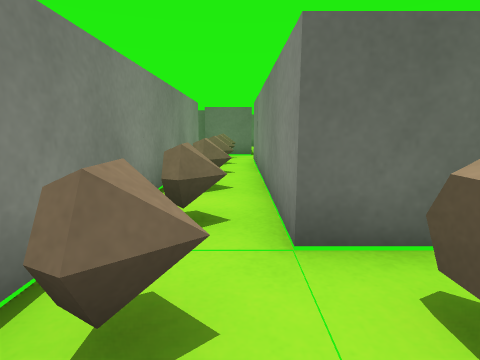
View 1 (above)

19 first-person views from a walk through a 3-D level made in the Unity game engine. The camera is 0.55 m above the floor, tilts 10° down and sees 80° across. The floor is counted in squares, 0.5 m on a side. Each view is taken from the middle of a square. On the plan, view 1 faces up. The plan holds only what a view shows up to about 12 squares ahead; the rest is blank. The place goes on beyond the plan. The player character is not drawn. Some surface patterns are stand-ins.

View 2
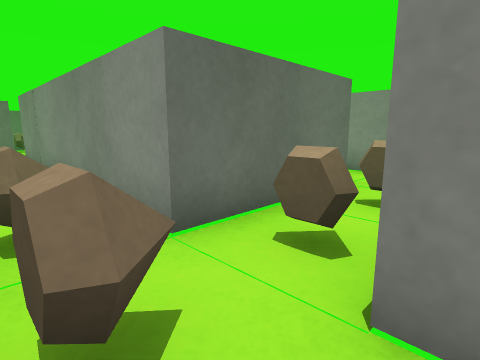

View 3
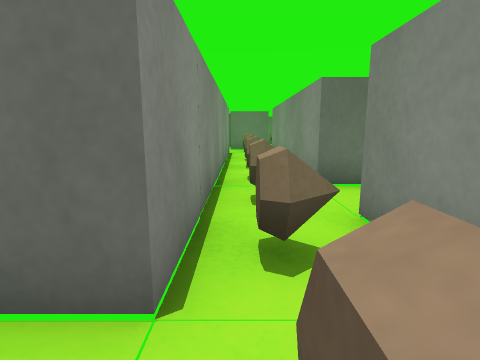

View 4
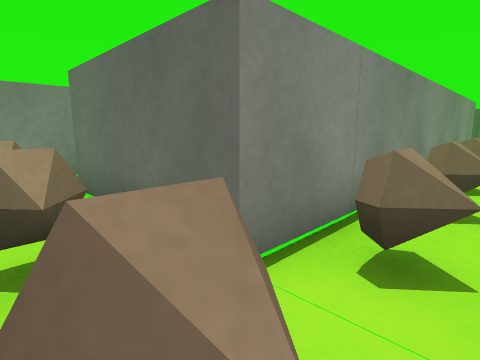

View 5
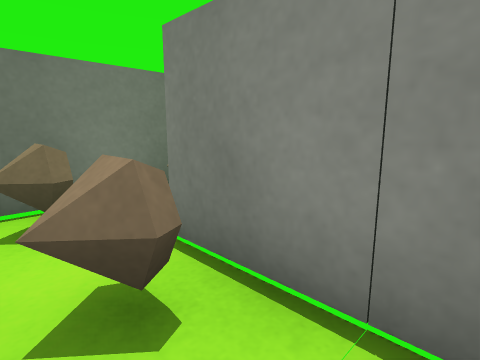

View 6
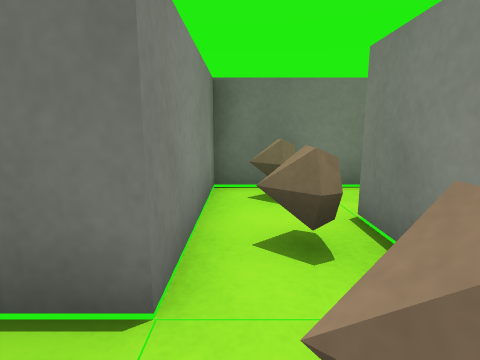

View 7
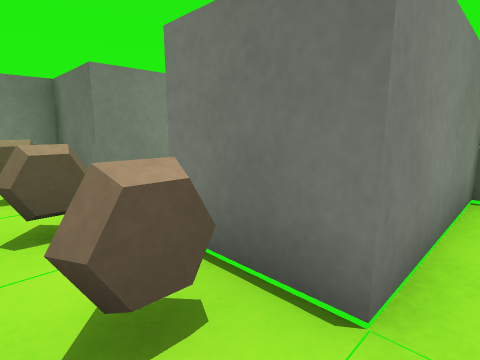

View 8
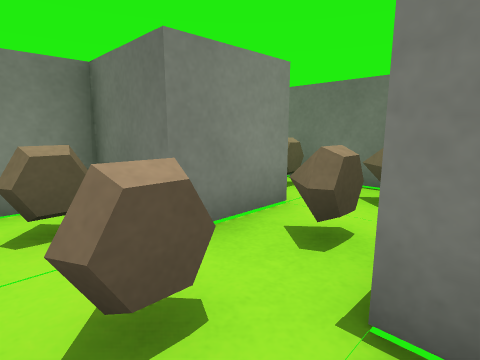

View 9
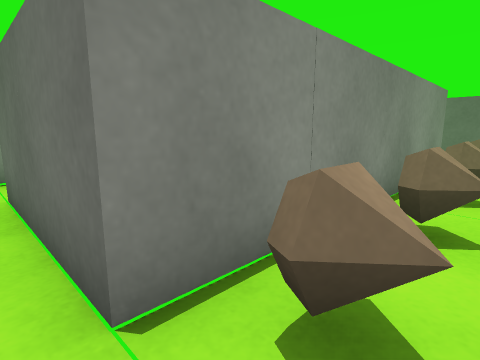

View 10
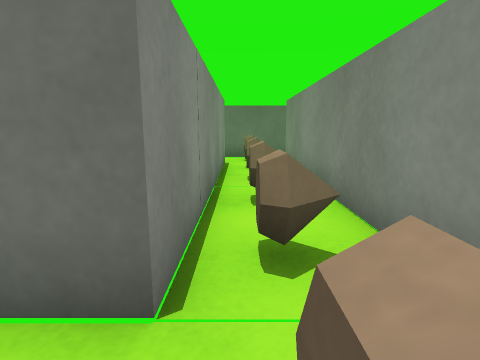

View 11
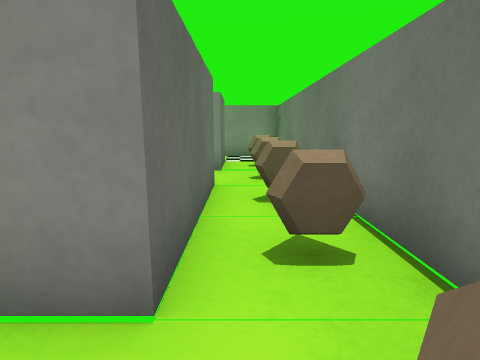

View 12
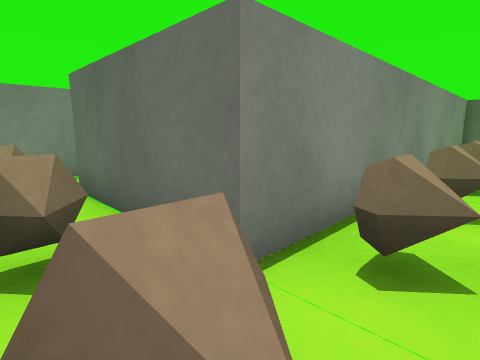

View 13
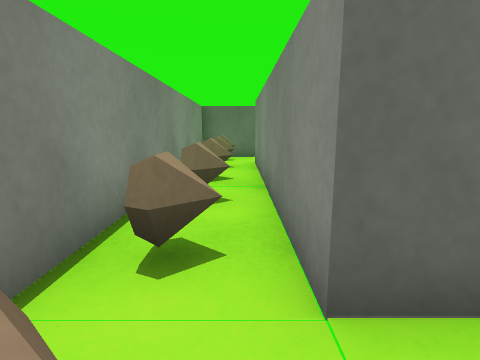

View 14
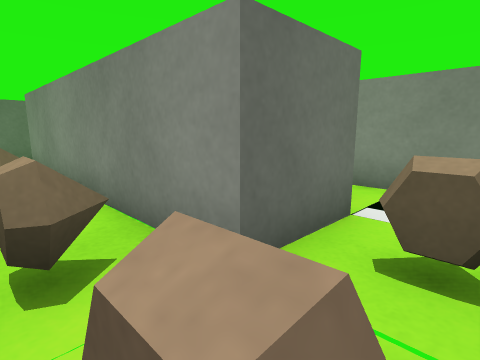

View 15
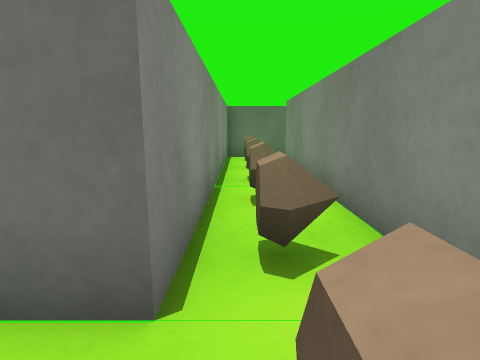

View 16
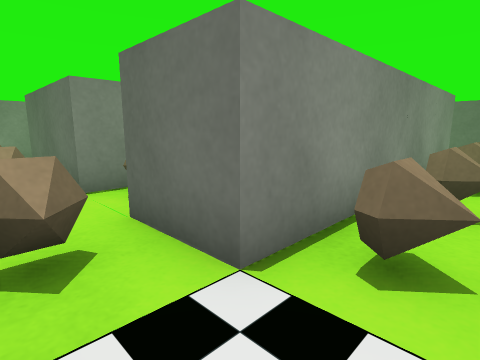

View 17
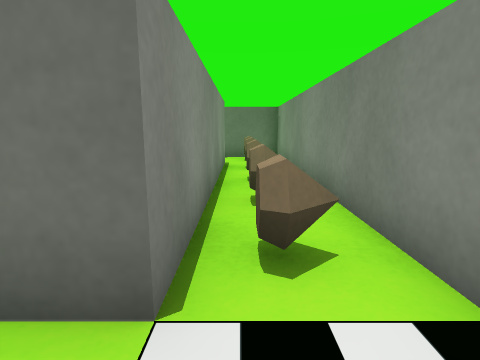

View 18
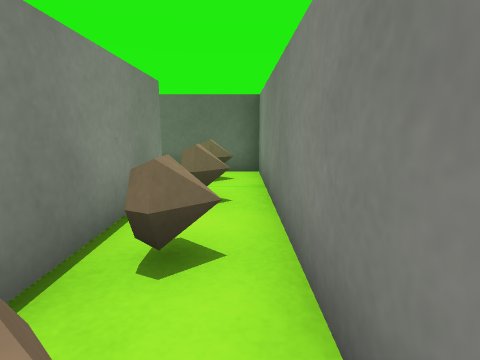

View 19
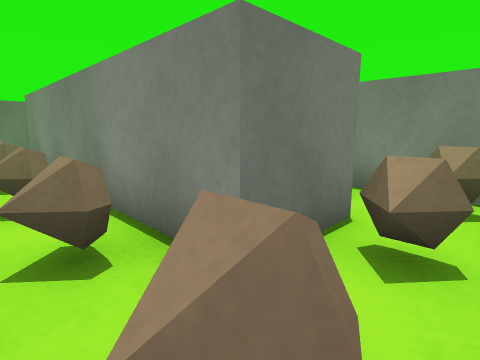

### Floor plan
Points are (right, up) in squares from view 1. A wall is a line through its corners. A room is listed if a view was taken in it or the views show most of it. See-through windows are left out.
Room 1 (views 1, 2, 3, 4)
walls: (-2.8, -3.5) (0.5, -3.5) (0.5, 0.5); (-1.5, 0.5) (-1.5, -1.5) (-4.5, -1.5)
ways out: opening at (-0.5, -0.5) to room 2
Room 2 (views 5, 6, 7, 8)
walls: (2.5, 2.5) (0.5, 2.5) (0.5, 10.5); (0.5, 0.5) (2.6, 0.5); (-1.5, 10.5) (-1.5, 0.5)
low walls: (-0.1, 11.4) (-0.6, 11)
ways out: opening at (-0.5, -0.5) to room 1; opening at (1.5, 1.5) to room 3
Room 3 (views 9, 10)
walls: (4.5, -1.5) (4.5, 0.5) (6.5, 0.5) (6.5, 10.5); (4.5, 10.5) (4.5, 2.5) (2.5, 2.5)
ways out: opening at (1.5, 1.5) to room 2; opening at (3.5, -0.5) to room 4
Room 4 (views 11, 12, 13, 14, 15)
walls: (12.5, -1.5) (10.5, -1.5) (10.5, 6.5) (12.5, 6.5); (2.5, -0.9) (2.5, -2.4); (3.8, -3.5) (12.5, -3.5); (12.5, 8.5) (8.5, 8.5) (8.5, -1.5) (4.5, -1.5)
ways out: opening at (3.5, -0.5) to room 3; opening at (11.5, -2.5) to room 5; opening at (11.5, 7.5) to room 5
Room 5 (views 16, 17, 18, 19)
walls: (12.5, 6.5) (12.5, -1.5); (12.5, -3.5) (14.5, -3.5) (14.5, 8.5) (12.5, 8.5)
ways out: opening at (11.5, -2.5) to room 4; opening at (11.5, 7.5) to room 4

Where each view was taken, in squares from view 1:
view 1: 0 up, 0 right, facing up
view 2: 0 up, 1 left, facing up-right
view 3: 3 down, 1 left, facing up
view 4: 3 down, 0 right, facing up-left
view 5: 1 up, 0 right, facing down-left
view 6: 2 up, 0 right, facing down
view 7: 2 up, 0 right, facing down-right
view 8: 2 up, 2 right, facing down-right
view 9: 2 up, 6 right, facing up-left
view 10: 1 up, 5 right, facing up
view 11: 2 down, 3 right, facing right
view 12: 3 down, 10 right, facing up-left
view 13: 3 down, 10 right, facing up
view 14: 3 down, 9 right, facing up-right
view 15: 3 down, 9 right, facing up
view 16: 3 down, 14 right, facing up-left
view 17: 3 down, 13 right, facing up
view 18: 1 up, 14 right, facing up
view 19: 8 up, 14 right, facing down-left
